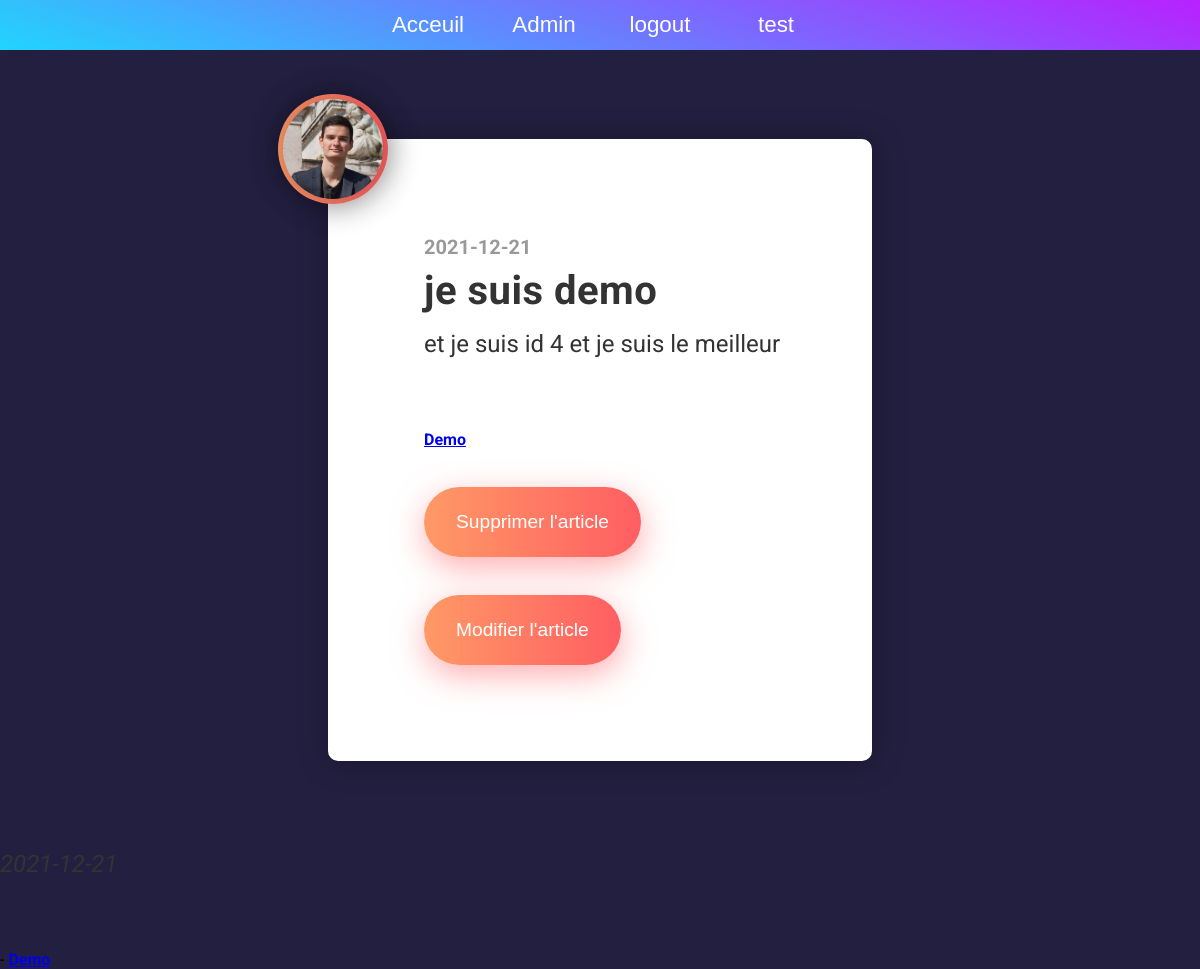
The page /details.php?articleId=10 (signed in) on the database its author committed.
### tables this page shows
CREATE TABLE IF NOT EXISTS `user` (
  `id` int(11) NOT NULL AUTO_INCREMENT,
  `username` varchar(20) NOT NULL,
  `password` varchar(255) NOT NULL,
  `email` varchar(80) NOT NULL,
  `creationDate` date NOT NULL,
  `pp` varchar(2083) NOT NULL DEFAULT 'https://www.cournondanseattitude.fr/wp-content/uploads/2019/07/blank-profile-picture-973460_640.png',
  `admin` tinyint(1) NOT NULL DEFAULT '0',
  PRIMARY KEY (`id`),
  UNIQUE KEY `username` (`username`),
  UNIQUE KEY `email` (`email`)
);

CREATE TABLE IF NOT EXISTS `articles` (
  `articleId` int(11) NOT NULL AUTO_INCREMENT,
  `title` varchar(70) NOT NULL,
  `description` varchar(255) NOT NULL,
  `date` date NOT NULL,
  `userId` int(11) NOT NULL,
  PRIMARY KEY (`articleId`)
);

### details.php (the view, shortened to what this page needs)
<?php
$mysqli = new PDO("mysql:host=127.0.0.1;dbname=forum;charset=utf8", "root", "");
$queryAdmin = $mysqli->query("SELECT admin FROM user WHERE username = '" . $_SESSION['newsession'] . "'");
$admin = $queryAdmin->fetch();
if(isset($_GET['articleId']) AND !empty($_GET['articleId'])) {
    $get_article_id = htmlspecialchars($_GET['articleId']);
    $article = $mysqli->prepare("SELECT * FROM articles WHERE articleId = '" . $get_article_id . "'");
    $article->execute();
    if($article->rowCount() == 1) {
        $a = $article->fetch();
        $uid = $a['userId'];
        $query = $mysqli->prepare("SELECT username, pp FROM user WHERE id = '". $uid . "'");
        $query->execute();
        $user_name = $query->fetch();
    } else {
        header('location: ./home.php');
        die('Cet article n\'existe plus.');
    }
} else {
    die('Erreur');
}
?>
<!DOCTYPE html>
<html>
<head>
    <link href='css/details.css' rel='stylesheet'>
</head>
<body>
    <nav class="nav">
        <ul>
            <li><a href="./home.php">Acceuil</a>
            <?php
            if($admin['admin'] == 1) { ?>
            <li><a href="panelAdmin.php">Admin</a>
            <?php } ?>
            <li><a href="./deconnexion.php">logout</a>
            <li><a href="./account.php"><?=$_SESSION['newsession'];?></a>
        </ul>
    </nav>
    <div class="wrapper">
        <div class="blog_post">
            <div class="img_pod">
                <img src="<?php echo $user_name['pp'] ?>" height="50px" width="50px">
            </div>
            <div class="container_copy">
                <h3><?= $a['date'] ?></h3>
                <h1><?= $a['title'] ?></h1>
                <p><?= $a['description'] ?></p>
                <a href=<?php echo '"account.php?userId=' . $uid . '"' ?>><b><?= $user_name['username'] ?></b></a>
            </div> <br><br>
            <?php
                if($_SESSION['newsession'] == $user_name['username'] || $admin['admin'] == 1) { ?>
                    <form method="POST" action=<?php echo '"dlpost.php?articleId=' . $a['articleId'] . '"' ?>>
                        <input type="submit" class="btn_primary" name=<?php echo '"delete_post_' . $a['articleId'] . '"' ?> value="Supprimer l'article">
                    </form>
                    <br><br>
                    <form method="POST" action=<?php echo '"edit.php?title=' . $a['title'] . '&content=' . $a['description'] . '&uid=' . $a['userId'] . '&articleId=' . $a['articleId'] . '"' ?>>
                        <input type="submit" class="btn_primary" name="edit" value="Modifier l'article">
                    </form>
                <?php } ?>
        </div>
    </div>
    <p><i><?= $a['date'] ?></i></p> - <a href=<?php echo '"account.php?userId=' . $uid . '"' ?>><b><?= $user_name['username'] ?></b></a>
    <br>
</body>
</html>

### css/details.css (style rules this page uses)
*:before, *:after { padding: 0; margin: 0; box-sizing: border-box; }
body { overflow-x: hidden; overflow-y: hidden; background-color: #141033ee; font-family: roboto; margin: 0; padding: 0; }
.nav ul { list-style: none; background-color: #21D4FD; background-image: linear-gradient(19deg, #21D4FD 0%, #B721FF 100%); text-align: center; padding: 0; margin: 0; }
.nav li { font-family: 'Oswald', sans-serif; font-size: 1.2em; line-height: 40px; height: 40px; border-bottom: 1px solid #888; }
.nav a { text-decoration: none; color: #fff; display: block; transition: .3s background-color; }
@media screen and (min-width: 600px) { .nav li { width: 120px; border-bottom: none; height: 50px; line-height: 50px; font-size: 1.4em; } }
@media screen and (min-width: 600px) { .nav li { display: inline-block; margin-right: -4px; } }
.wrapper { height: 100%; width: 100%; height: 100vh; }
.blog_post { position: relative; padding: 6rem 3rem 6rem 6rem; background: #fff; max-width: 400px; border-radius: 10px; top: 50%; left: 50%; transform: translate(-50%, -50%); box-shadow: 1px 1px 2rem rgba(0, 0, 0, 0.3); }
.img_pod { height: 110px; width: 110px; background: linear-gradient(90deg, #ff9966, #ff5e62); z-index: -1; box-shadow: 1px 1px 2rem rgba(0, 0, 0, 0.3); border-radius: 100%; position: absolute; left: -50px; top: 10px; transform: translateY(-50%); }
img { height: 100px; width: 100px; position: relative; top: 50%; left: 50%; transform: translate(-50%, -50%); border-radius: 100%; box-shadow: 1px 1px 2rem rgba(0, 0, 0, 0.3); }
h3 { margin: 0 0 0.5rem 0; color: #999; font-size: 1.25rem; }
h1 { margin: 0 0 1rem 0; font-size: 2.5rem; letter-spacing: 0.5px; color: #333; }
p { margin: 0 0 4.5rem 0; font-size: 1.5rem; color: #333; }
.btn_primary { border: none; outline: none; background: linear-gradient(90deg, #ff9966, #ff5e62); padding: 1.5rem 2rem; border-radius: 50px; color: white; font-size: 1.2rem; box-shadow: 1px 10px 2rem rgba(255, 94, 98, 0.5); transition: all .2s ease-in; text-decoration: none; }

### rows shown on the page
user: pp (picture), username "Demo"
articles: date "2021-12-21", title "je suis demo", description "et je suis id 4 et je suis le meilleur"

### other values the page prints
$_SESSION['newsession'] "test"
